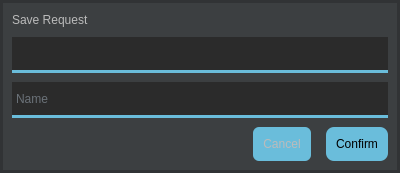
<?xml version="1.0" encoding="UTF-8"?>
<ui version="4.0">
 <class>SaveEditor</class>
 <widget class="QWidget" name="SaveEditor">
  <property name="geometry">
   <rect>
    <x>0</x>
    <y>0</y>
    <width>400</width>
    <height>173</height>
   </rect>
  </property>
  <property name="windowTitle">
   <string>Form</string>
  </property>
  <property name="styleSheet">
   <string notr="true">QComboBox, QLineEdit {
	background-color: #2b2b2b;
	border: none;
	border-bottom: 3px solid #6ABDDB;
	color: #a9b7c6;
	padding-left: 2px;
}

QComboBox::drop-down {
    border: 0;
}

QPushButton {
	background-color: #6ABDDB;
	color: #000000;
	border: none;
	padding: 10px;
	border-radius: 8px;
}</string>
  </property>
  <layout class="QVBoxLayout" name="verticalLayout">
   <property name="leftMargin">
    <number>0</number>
   </property>
   <property name="topMargin">
    <number>0</number>
   </property>
   <property name="rightMargin">
    <number>0</number>
   </property>
   <property name="bottomMargin">
    <number>0</number>
   </property>
   <item>
    <widget class="QFrame" name="saveEditorFrame">
     <property name="styleSheet">
      <string notr="true">#saveEditorFrame {
	/*border: 3px solid #3c3f41;*/
	border: 3px solid #313335;
	background-color: #3c3f41;
}</string>
     </property>
     <property name="frameShape">
      <enum>QFrame::StyledPanel</enum>
     </property>
     <property name="frameShadow">
      <enum>QFrame::Raised</enum>
     </property>
     <layout class="QVBoxLayout" name="verticalLayout_2">
      <property name="spacing">
       <number>9</number>
      </property>
      <item>
       <widget class="QLabel" name="saveLabel">
        <property name="sizePolicy">
         <sizepolicy hsizetype="Preferred" vsizetype="Minimum">
          <horstretch>0</horstretch>
          <verstretch>0</verstretch>
         </sizepolicy>
        </property>
        <property name="styleSheet">
         <string notr="true">#saveLabel {
	color: #bbbbbb;
}</string>
        </property>
        <property name="text">
         <string>Save Request</string>
        </property>
       </widget>
      </item>
      <item>
       <widget class="QComboBox" name="projectComboBox">
        <property name="minimumSize">
         <size>
          <width>0</width>
          <height>36</height>
         </size>
        </property>
        <property name="styleSheet">
         <string notr="true"/>
        </property>
        <property name="currentText">
         <string/>
        </property>
        <property name="frame">
         <bool>false</bool>
        </property>
       </widget>
      </item>
      <item>
       <widget class="QLineEdit" name="nameEdit">
        <property name="minimumSize">
         <size>
          <width>0</width>
          <height>36</height>
         </size>
        </property>
        <property name="placeholderText">
         <string>Name</string>
        </property>
       </widget>
      </item>
      <item>
       <layout class="QHBoxLayout" name="horizontalLayout">
        <property name="spacing">
         <number>15</number>
        </property>
        <item>
         <spacer name="horizontalSpacer">
          <property name="orientation">
           <enum>Qt::Horizontal</enum>
          </property>
          <property name="sizeHint" stdset="0">
           <size>
            <width>40</width>
            <height>20</height>
           </size>
          </property>
         </spacer>
        </item>
        <item>
         <widget class="QPushButton" name="cancelSaveButton">
          <property name="styleSheet">
           <string notr="true">QPushButton {
	color: #bbbbbb;
	border: none;
	padding: 10px;
	border-radius: 6px;
	background: qlineargradient(x1: 0, y1: 0, x2: 0, y2: 1
                stop:0 #666666, stop:1 #444444)
}

QPushButton:hover {
	background: qlineargradient(x1: 0, y1: 0, x2: 0, y2: 1
                stop:0 #555555, stop:1 #444444)
}</string>
          </property>
          <property name="text">
           <string>Cancel</string>
          </property>
         </widget>
        </item>
        <item>
         <widget class="QPushButton" name="confirmSaveButton">
          <property name="styleSheet">
           <string notr="true">#confirmSaveButton {
	/*background-color: #6ABDDB;*/
	color: #000000;
	border: none;
	padding: 10px;
	border-radius: 8px;
	background: qlineargradient(x1: 0, y1: 0, x2: 0, y2: 1
                stop:0 #6dc7e8, stop:1 #589eb7)
}

#confirmSaveButton:hover {
	background: qlineargradient(x1: 0, y1: 0, x2: 0, y2: 1
                stop:0 #6ABDDB, stop:1 #589eb7)
}</string>
          </property>
          <property name="text">
           <string>Confirm</string>
          </property>
         </widget>
        </item>
       </layout>
      </item>
     </layout>
    </widget>
   </item>
  </layout>
 </widget>
 <resources/>
 <connections/>
</ui>
